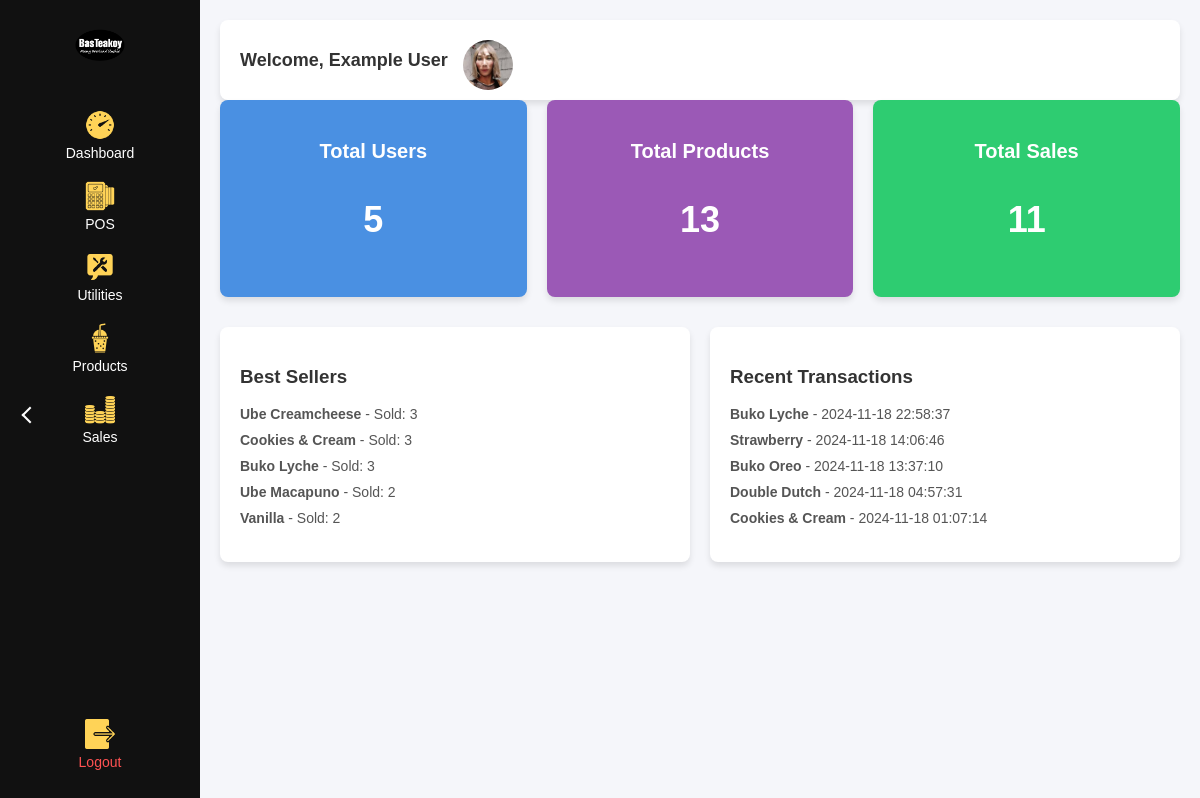
Page /bkinventory/admin_dashboard.php (signed in) on the committed database.
### tables this page shows
CREATE TABLE `users` (
  `users_id` int(11) NOT NULL,
  `user_profile` varchar(255) DEFAULT NULL,
  `first_name` varchar(50) DEFAULT NULL,
  `last_name` varchar(50) DEFAULT NULL,
  `contact_number` varchar(15) DEFAULT NULL,
  `email` varchar(100) DEFAULT NULL,
  `password` varchar(100) DEFAULT NULL,
  `type` enum('cashier','admin') DEFAULT NULL
);

CREATE TABLE `checkout_transactions` (
  `checkout_transactions_id` int(11) NOT NULL,
  `product_id` int(11) DEFAULT NULL,
  `user_id` int(11) DEFAULT NULL,
  `payment_method` enum('cash','gcash') DEFAULT NULL,
  `product_name` varchar(100) DEFAULT NULL,
  `quantity` int(11) DEFAULT NULL,
  `amount_paid` decimal(10,2) DEFAULT NULL,
  `total_amount` decimal(10,2) DEFAULT NULL,
  `total_invested_price` decimal(10,2) DEFAULT NULL,
  `transaction_date` datetime DEFAULT current_timestamp(),
  `change_amount` decimal(10,2) DEFAULT NULL,
  `size` varchar(20) DEFAULT NULL
);

### bkinventory/admin_dashboard.php (the view, shortened to what this page needs)
<?php
$con = connection();
$total_users_query = "SELECT COUNT(*) AS total_users FROM Users";
$total_users_result = $con->query($total_users_query);
$total_users = $total_users_result->fetch_assoc()['total_users'];
$total_products_query = "SELECT COUNT(*) AS total_products FROM Products";
$total_products_result = $con->query($total_products_query);
$total_products = $total_products_result->fetch_assoc()['total_products'];
$total_sales_query = "SELECT COUNT(*) AS total_sales FROM Sales";
$total_sales_result = $con->query($total_sales_query);
$total_sales = $total_sales_result->fetch_assoc()['total_sales'];
$recent_checkouts_query = "SELECT * FROM Checkout_Transactions ORDER BY transaction_date DESC LIMIT 5";
$recent_checkouts_result = $con->query($recent_checkouts_query);
$best_sellers_query = "SELECT t.product_id, p.product_name, SUM(t.quantity_count) AS quantity_sold
                       FROM Transactions t
                       JOIN Products p ON t.product_id = p.product_id
                       GROUP BY t.product_id, p.product_name
                       ORDER BY quantity_sold DESC
                       LIMIT 5";
$best_sellers_result = $con->query($best_sellers_query);
$user_id = $_SESSION['user_id'];
$user_query = "SELECT user_profile, first_name, last_name FROM Users WHERE users_id = ?";
$stmt = $con->prepare($user_query);
$stmt->bind_param("i", $user_id);
$stmt->execute();
$user_result = $stmt->get_result();
$user_info = $user_result->fetch_assoc();
?>
<!DOCTYPE html>
<html lang="en">
<head>
    <link rel="stylesheet" href="css/admin_dashboard.css">
</head>
<body>
<div class="dashboard-container">
    <div class="sidebar">
        <div class="logo">
            <img src="img/logo.png" alt="Logo">
        </div>
        <div class="toggle-arrow">
            <span class="arrow"></span>
        </div>
        <nav>
            <ul>
                <li><a href="admin_dashboard.php"><img src="img/dashboard.png" alt="Dashboard"><span>Dashboard</span></a></li>
                <li><a href="admin_pos.php"><img src="img/pos.png" alt="POS"><span>POS</span></a></li>
                <li><a href="utilities.php"><img src="img/utilities.png" alt="Utilities"><span>Utilities</span></a></li>
                <li><a href="products.php"><img src="img/products.png" alt="Products"><span>Products</span></a></li>
                <li><a href="sales.php"><img src="img/sales.png" alt="Sales"><span>Sales</span></a></li>
            </ul>
        </nav>
        <div class="logout">
            <a href="logout.php" onclick="return confirm('Do you want to logout from this page?');">
                <img src="img/logout.png" alt="Logout">
                <span>Logout</span>
            </a>
        </div>
    </div>
    <div class="main-content">
        <header class="welcome-header">
            <div class="user-info">
                <div class="user-name">
                    <span>Welcome, <?php echo htmlspecialchars($user_info['first_name']) . ' ' . htmlspecialchars($user_info['last_name']); ?></span>
                </div>
                <div class="profile-pic">
                    <?php if (!empty($user_info['user_profile']) && file_exists($user_info['user_profile'])): ?>
                        <img src="<?php echo htmlspecialchars($user_info['user_profile']); ?>" alt="Profile Picture">
                    <?php endif; ?>
                </div>
            </div>
        </header>
        <div class="stats-grid">
            <div class="stat-card blue">
                <h3>Total Users</h3>
                <p id="total-users"><?php echo $total_users; ?></p>
            </div>
            <div class="stat-card purple">
                <h3>Total Products</h3>
                <p id="total-products"><?php echo $total_products; ?></p>
            </div>
            <div class="stat-card green">
                <h3>Total Sales</h3>
                <p id="total-sales"><?php echo $total_sales; ?></p>
            </div>
        </div>
        <div class="row">
            <div class="card">
                <h3>Best Sellers</h3>
                <ul>
                    <?php while ($row = $best_sellers_result->fetch_assoc()) { ?>
                        <li>
                            <strong><?php echo $row['product_name']; ?></strong>
                            - Sold: <?php echo $row['quantity_sold']; ?>
                        </li>
                    <?php } ?>
                </ul>
            </div>
            <div class="card">
                <h3>Recent Transactions</h3>
                <ul>
                    <?php while ($row = $recent_checkouts_result->fetch_assoc()) { ?>
                        <li>
                            <strong><?php echo $row['product_name']; ?></strong>
                            - <?php echo $row['transaction_date']; ?>
                        </li>
                    <?php } ?>
                </ul>
            </div>
        </div>
    </div>
</div>
</body>
</html>

### bkinventory/css/admin_dashboard.css (style rules this page uses)
body { font-family: 'Arial', sans-serif; margin: 0; background: #F5F6FA; color: #333; }
.dashboard-container { display: flex; width: 100%; }
.sidebar { position: fixed; top: 0; left: 0; width: 60px; height: 100%; background: #111; color: #fff; overflow: hidden; transition: width 0.3s ease-in-out; z-index: 999; }
.sidebar .logo { text-align: center; padding: 15px 0; display: flex; justify-content: center; align-items: center; height: 60px; }
.sidebar .logo img { width: 100%; max-width: 50px; object-fit: contain; }
.sidebar .toggle-arrow { position: absolute; top: 50%; left: 0; width: 60px; height: 30px; background-color: #111; display: flex; justify-content: center; align-items: center; cursor: pointer; z-index: 10; transition: background 0.3s ease-in-out; }
.sidebar .toggle-arrow .arrow { width: 10px; height: 10px; border-left: 2px solid #fff; border-bottom: 2px solid #fff; transform: rotate(45deg); }
.sidebar nav ul { list-style: none; padding: 0; margin: 20px 0; }
.sidebar nav ul li { margin-bottom: 20px; text-align: center; }
.sidebar nav ul li a { text-decoration: none; color: #fff; display: flex; align-items: center; justify-content: center; flex-direction: column; transition: background 0.3s ease-in-out, color 0.3s; }
.sidebar nav ul li a img { width: 30px; margin-bottom: 5px; }
.sidebar nav ul li a span { font-size: 14px; display: none; opacity: 0; transition: opacity 0.3s ease-in-out; }
.sidebar .logout { position: absolute; bottom: 20px; width: 100%; text-align: center; }
.sidebar .logout a { text-decoration: none; color: #ff5252; display: flex; align-items: center; justify-content: center; flex-direction: column; padding: 10px; transition: background 0.3s ease-in-out, color 0.3s; }
.sidebar .logout a img { width: 30px; margin-bottom: 5px; }
.sidebar .logout a span { font-size: 14px; display: none; opacity: 0; transition: opacity 0.3s ease-in-out; }
.main-content { flex: 1; padding: 20px; margin-left: 60px; transition: margin-left 0.3s ease-in-out; }
.welcome-header { display: flex; justify-content: space-between; align-items: center; background: #FFF; padding: 20px; border-radius: 8px; box-shadow: 0 4px 6px rgba(0, 0, 0, 0.1); }
.user-info { display: flex; align-items: center; }
.user-name { margin-right: 10px; font-size: 18px; font-weight: bold; }
.profile-pic { width: 40px; height: 40px; border-radius: 50%; object-fit: cover; }
.stats-grid { display: flex; gap: 20px; margin-bottom: 30px; }
.stat-card { flex: 1; padding: 20px; color: #FFF; border-radius: 8px; text-align: center; box-shadow: 0 4px 6px rgba(0, 0, 0, 0.1); }
.stat-card.blue { background: #4a90e2; }
.stat-card.purple { background: #9B59B6; }
.stat-card.green { background: #2ECC71; }
.stat-card h3 { font-size: 20px; margin-bottom: 10px; }
.stat-card p { font-size: 36px; font-weight: bold; transition: opacity 1s ease-out; opacity: 0; }
.stat-card.show p { opacity: 1; }
.row { display: flex; gap: 20px; }
.card { flex: 1; background: #FFF; padding: 20px; border-radius: 8px; box-shadow: 0 4px 6px rgba(0, 0, 0, 0.1); }
.card h3 { color: #333; }
.card ul { list-style: none; padding: 0; }
.card ul li { margin-bottom: 10px; font-size: 14px; color: #555; }

### bkinventory/admin_dashboard.php (style rules this page uses)
.profile-pic img { width: 50px; height: 50px; border-radius: 50%; }
.user-info { display: flex; align-items: center; }
.user-info .user-name { margin-right: 15px; }
.welcome-header { display: flex; justify-content: space-between; align-items: center; background: #FFF; padding: 20px; border-radius: 8px; box-shadow: 0 4px 6px rgba(0, 0, 0, 0.1); }

### rows in the picture
users: first_name "Example", last_name "User", user_profile (picture)
checkout_transactions: product_name "Buko Lyche", transaction_date "2024-11-18 22:58:37"
checkout_transactions: product_name "Strawberry", transaction_date "2024-11-18 14:06:46"
checkout_transactions: product_name "Buko Oreo", transaction_date "2024-11-18 13:37:10"
checkout_transactions: product_name "Double Dutch", transaction_date "2024-11-18 04:57:31"
checkout_transactions: product_name "Cookies & Cream", transaction_date "2024-11-18 01:07:14"

### other values in the picture
$total_users "5"
$total_products "13"
$total_sales "11"
$row['product_name'] "Ube Creamcheese"
$row['quantity_sold'] "3"
$row['product_name'] "Cookies & Cream"
$row['product_name'] "Buko Lyche"
$row['product_name'] "Ube Macapuno"
$row['quantity_sold'] "2"
$row['product_name'] "Vanilla"
